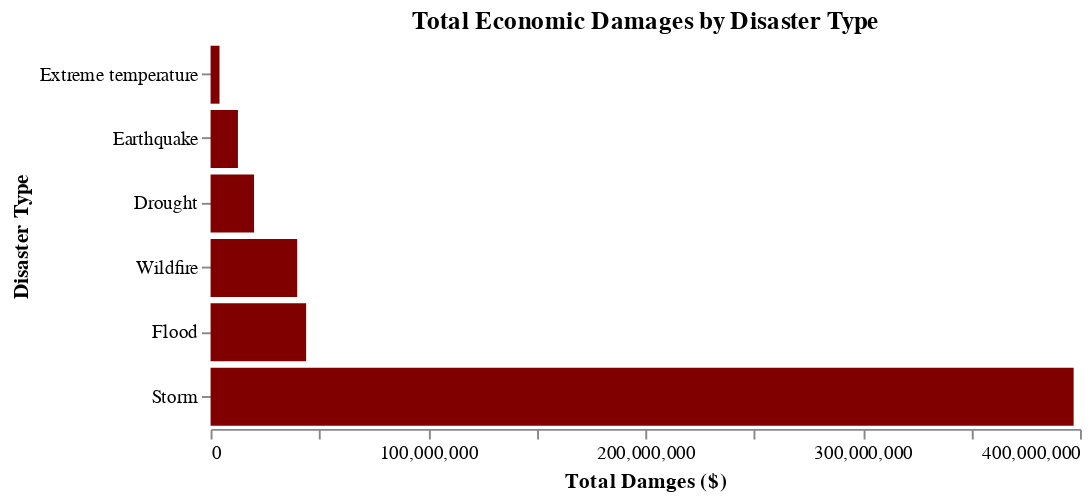

The code cell stored with this chart in its notebook:
### Code cell
# Plot the total damages caused by damages in North American Countries from 2000 to 2020

bar_chart_damage = alt.Chart(damges_by_disasters_df).mark_bar(color = "maroon").encode(
    x = alt.X('Total_Damages:Q', title = "Total Damges ($)", axis = alt.Axis(grid=False)),
    y = alt.Y('Disaster_Type:N', title = "Disaster Type", axis = alt.Axis(domain = False)).sort("x"),
    tooltip = ['Disaster_Type', 'Total_Damages']
).properties(
    title = 'Total Economic Damages by Disaster Type',
    width = 450,
    height = 200
).configure_view(
    strokeWidth = 0
)

bar_chart_damage

### Figure 1 — Vega-Lite specification as saved in the notebook (floating-point values rounded to 4 significant figures)
{"config": {"view": {"continuousWidth": 300, "continuousHeight": 300, "strokeWidth": 0}}, "data": {"name": "data-30195063fea3c5f5f1252a963b5d2e45"}, "mark": {"type": "bar", "color": "maroon"}, "encoding": {"tooltip": [{"field": "Disaster_Type", "type": "nominal"}, {"field": "Total_Damages", "type": "quantitative"}], "x": {"axis": {"grid": false}, "field": "Total_Damages", "title": "Total Damges ($)", "type": "quantitative"}, "y": {"axis": {"domain": false}, "field": "Disaster_Type", "sort": "x", "title": "Disaster Type", "type": "nominal"}}, "height": 200, "title": "Total Economic Damages by Disaster Type", "width": 450, "$schema": "https://vega.github.io/schema/vega-lite/v5.16.3.json", "datasets": {"data-30195063fea3c5f5f1252a963b5d2e45": [{"Disaster_Type": "Extreme temperature", "Total_Damages": 4100000}, {"Disaster_Type": "Wildfire", "Total_Damages": 39845000}, {"Disaster_Type": "Storm", "Total_Damages": 397083400}, {"Disaster_Type": "Drought", "Total_Damages": 20000000}, {"Disaster_Type": "Earthquake", "Total_Damages": 12586300}, {"Disaster_Type": "Flood", "Total_Damages": 43969000}]}}
